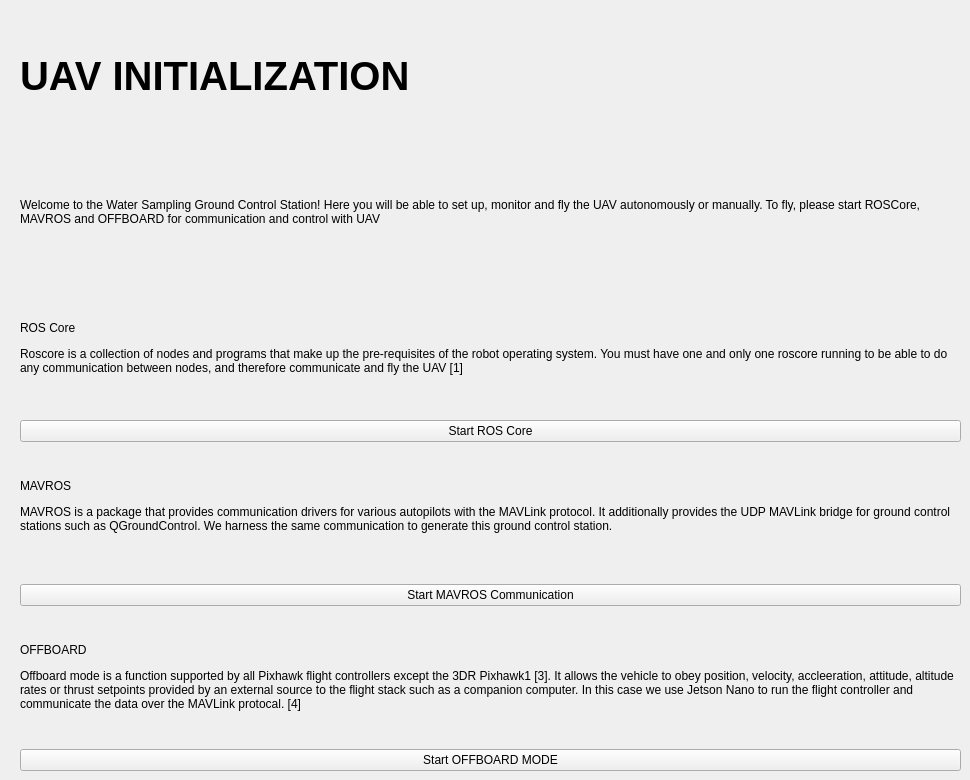
  <widget class="QWidget" name="Initialization_Tab">
   <property name="font">
    <font>
     <weight>50</weight>
     <bold>false</bold>
    </font>
   </property>
   <attribute name="title">
    <string>Initilization</string>
   </attribute>
   <widget class="QWidget" name="verticalLayoutWidget">
    <property name="geometry">
     <rect>
      <x>20</x>
      <y>10</y>
      <width>941</width>
      <height>761</height>
     </rect>
    </property>
    <layout class="QVBoxLayout" name="InitVLayout">
     <item>
      <widget class="QLabel" name="InitTitle">
       <property name="enabled">
        <bool>true</bool>
       </property>
       <property name="font">
        <font>
         <pointsize>30</pointsize>
         <weight>75</weight>
         <bold>true</bold>
        </font>
       </property>
       <property name="layoutDirection">
        <enum>Qt::LeftToRight</enum>
       </property>
       <property name="text">
        <string>UAV INITIALIZATION</string>
       </property>
      </widget>
     </item>
     <item>
      <widget class="QLabel" name="Welcome">
       <property name="text">
        <string>&lt;html&gt;&lt;head/&gt;&lt;body&gt;&lt;p&gt;Welcome to the Water Sampling Ground Control Station! Here you will be able to set up, monitor and fly the UAV autonomously or manually. To fly, please start ROSCore, MAVROS and OFFBOARD for communication and control with UAV&lt;/p&gt;&lt;/body&gt;&lt;/html&gt;</string>
       </property>
       <property name="wordWrap">
        <bool>true</bool>
       </property>
      </widget>
     </item>
     <item>
      <widget class="QLabel" name="ROSCoreInfo">
       <property name="text">
        <string>&lt;html&gt;&lt;head/&gt;&lt;body&gt;&lt;p&gt;ROS Core &lt;/p&gt;&lt;p&gt;Roscore is a collection of nodes and programs that make up the pre-requisites of the robot operating system. You must have one and only one roscore running to be able to do any communication between nodes, and therefore communicate and fly the UAV [1]&lt;/p&gt;&lt;/body&gt;&lt;/html&gt;</string>
       </property>
       <property name="wordWrap">
        <bool>true</bool>
       </property>
      </widget>
     </item>
     <item>
      <widget class="QPushButton" name="StartROSCore">
       <property name="text">
        <string>Start ROS Core</string>
       </property>
      </widget>
     </item>
     <item>
      <widget class="QLabel" name="MAVROSInfo">
       <property name="frameShadow">
        <enum>QFrame::Plain</enum>
       </property>
       <property name="text">
        <string>&lt;html&gt;&lt;head/&gt;&lt;body&gt;&lt;p&gt;MAVROS&lt;/p&gt;&lt;p&gt;MAVROS is a package that provides communication drivers for various autopilots with the MAVLink protocol. It additionally provides the UDP MAVLink bridge for ground control stations such as QGroundControl. We harness the same communication to generate this ground control station.&lt;br/&gt;&lt;/p&gt;&lt;/body&gt;&lt;/html&gt;</string>
       </property>
       <property name="wordWrap">
        <bool>true</bool>
       </property>
      </widget>
     </item>
     <item>
      <widget class="QPushButton" name="StartMAVROS">
       <property name="text">
        <string>Start MAVROS Communication</string>
       </property>
      </widget>
     </item>
     <item>
      <widget class="QLabel" name="OFFBOARDInfo">
       <property name="text">
        <string>&lt;html&gt;&lt;head/&gt;&lt;body&gt;&lt;p&gt;OFFBOARD&lt;/p&gt;&lt;p&gt;Offboard mode is a function supported by all Pixhawk flight controllers except the 3DR Pixhawk1 [3]. It allows the vehicle to obey position, velocity, accleeration, attitude, altitude rates or thrust setpoints provided by an external source to the flight stack such as a companion computer. In this case we use Jetson Nano to run the flight controller and communicate the data over the MAVLink protocal. [4]&lt;/p&gt;&lt;/body&gt;&lt;/html&gt;</string>
       </property>
       <property name="wordWrap">
        <bool>true</bool>
       </property>
      </widget>
     </item>
     <item>
      <widget class="QPushButton" name="StartOffboard">
       <property name="text">
        <string>Start OFFBOARD MODE</string>
       </property>
      </widget>
     </item>
    </layout>
   </widget>
  </widget>
